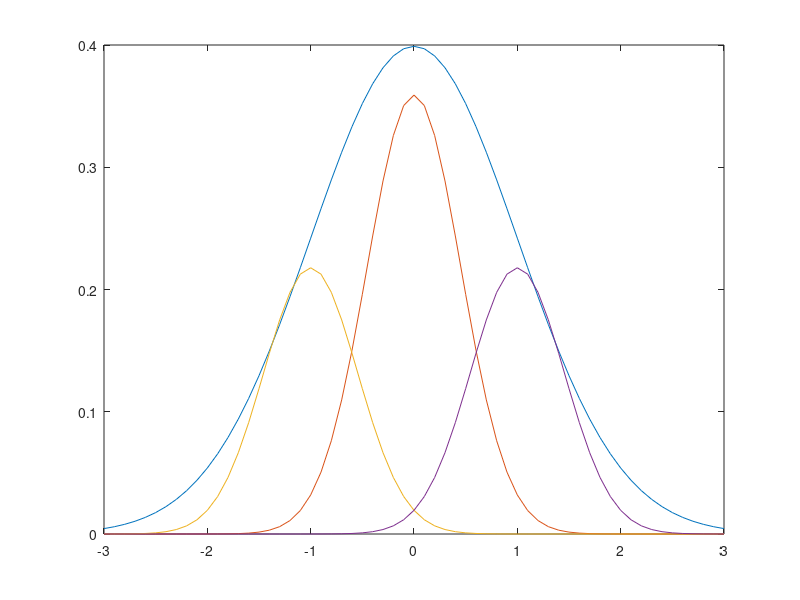
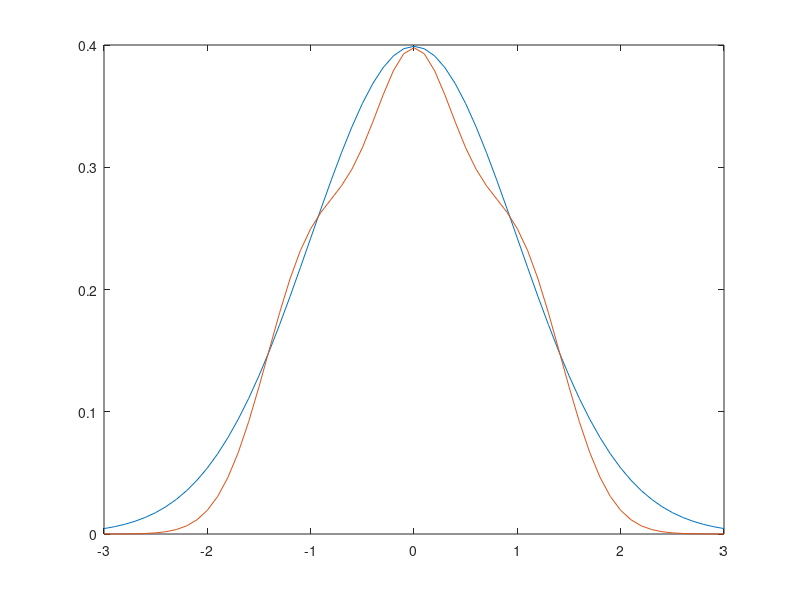
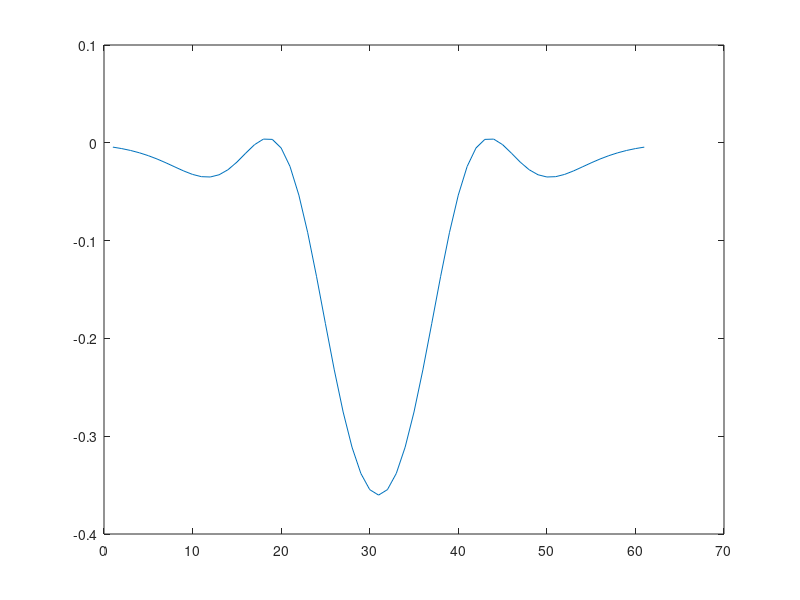
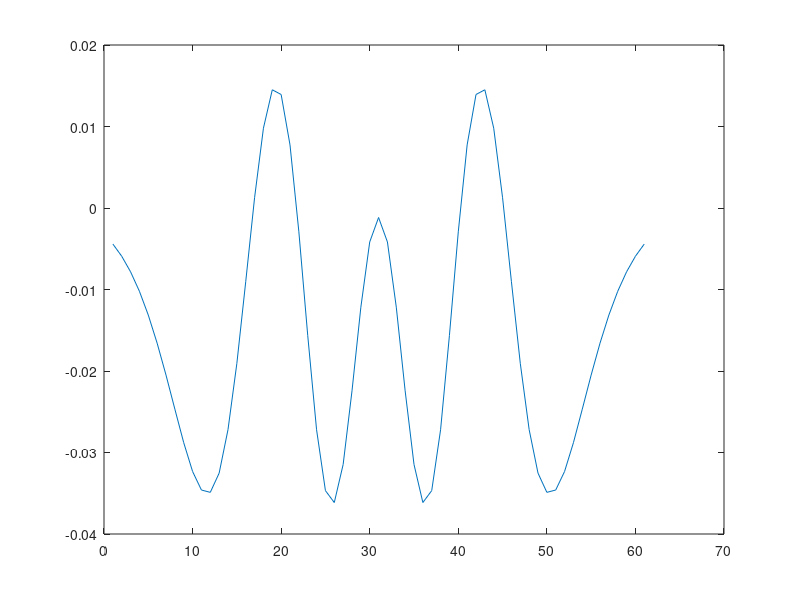

MATLAB code for these plots, in order: (Note: this script raises an error after producing the figures.)
x = [-3:.1:3];
lodm = normpdf(x,0,1);
hodm = normpdf(x,0,1/2.2);
hodm_l = normpdf(x,-1,1/2.2);
hodm_r = normpdf(x,1,1/2.2);
hodm = hodm/max(hodm)*max(lodm)*0.9;
hodm_l = hodm_l/max(hodm_l)*lodm(x==-1)*0.9;
hodm_r = hodm_r/max(hodm_r)*lodm(x==1)*0.9;
%%
figure()
plot(x,lodm)
hold on;
plot(x,hodm)
plot(x,hodm_l)
plot(x,hodm_r)

figure()
plot(x,lodm)
hold on;
plot(x,hodm+hodm_l+hodm_r)

figure()
plot(-lodm+hodm_l+hodm_r)

figure()
plot(-lodm+hodm_l+hodm_r+hodm)

%%
figure()
subplot(1,3,1)
plot(x,hodm)
ylim([-0.5,0.5])
legend('Goal to achieve')

subplot(1,3,2)
plot(x,lodm)
hold on;
plot(x,-hodm_l)
plot(x,-hodm_r)
ylim([-0.5,0.5])
legend('LODM','left neighbour','right neighbour')

subplot(1,3,3)
plot(lodm-hodm_l-hodm_r)
ylim([-0.5,0.5])
legend(['Result'])

set(gcf,'Position',[100 100 750 250])
sgtitle('Phantom actuator')
%%
figure()
subplot(1,4,1)
plot(x,hodm)
ylim([-0.5,0.5])
legend('Dead actuator')

subplot(1,4,2)
plot(x,-lodm)
hold on;
plot(x,hodm_l)
plot(x,hodm_r)
ylim([-0.5,0.5])
legend('LODM','left neighbour','right neighbour')

subplot(1,4,3)
plot(-lodm+hodm_l+hodm_r)
ylim([-0.5,0.5])
legend(['Sum of LODM, left' newline 'and right neighbour'])

subplot(1,4,4)
plot((-lodm+hodm_l+hodm_r)+hodm)
legend('Sum of everything')
ylim([-0.5,0.5])
set(gcf,'Position',[100 100 1000 250])
sgtitle('Achieve flat with a dead actuator')
%%

figure()
subplot(1,2,1)
plot(x,-lodm*0.5)
hold on;
plot(x,hodm)
plot(x,hodm_l*0.5)
plot(x,hodm_r*0.5)
ylim([-0.5,0.5])
legend('LODM','dead actuator', 'left neighbour','right neighbour')

subplot(1,2,2)
plot((-lodm+hodm_l+hodm_r)*0.5+hodm)
ylim([-0.5,0.5])
legend('Sum of everything')

set(gcf,'Position',[100 100 500 250])
sgtitle('Decrease dead actuator stroke')
%%

figure()
subplot(1,2,1)
plot(x,-lodm*1.5)
hold on;
plot(x,hodm)
plot(x,hodm_l*1.5)
plot(x,hodm_r*1.5)
ylim([-0.8,0.8])
legend('LODM','dead actuator', 'left neighbour','right neighbour')

subplot(1,2,2)
plot((-lodm+hodm_l+hodm_r)*1.5+hodm)
legend('Sum of everything')
ylim([-0.8,0.8])
set(gcf,'Position',[100 100 500 250])
sgtitle('Inverse dead actuator stroke')
%%

figure()
subplot(1,2,1)
plot(x,-lodm*1.5)
hold on;
plot(x,hodm)
plot(x,hodm_l*2)
plot(x,hodm_r*2)
ylim([-0.8,0.8])
legend('LODM','dead actuator', 'left neighbour','right neighbour')
subplot(1,2,2)
plot((-lodm+hodm_l+hodm_r)*2+hodm)
ylim([-0.8,0.8])
set(gcf,'Position',[100 100 500 250])
legend('Sum of everything')
sgtitle('Impossible combination')